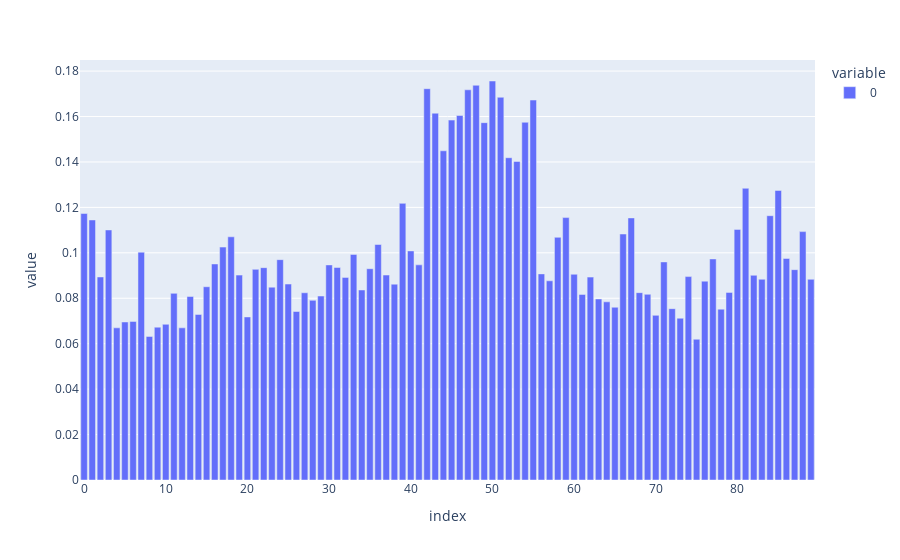
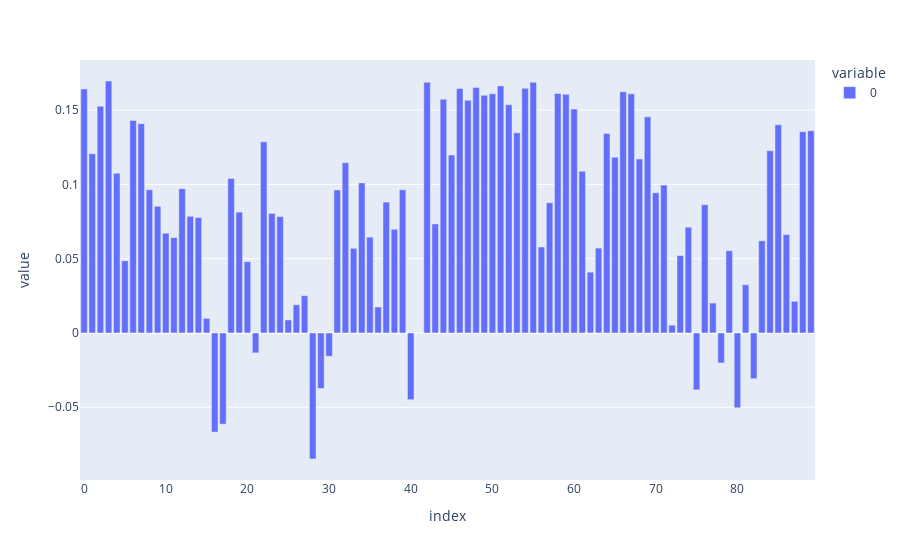
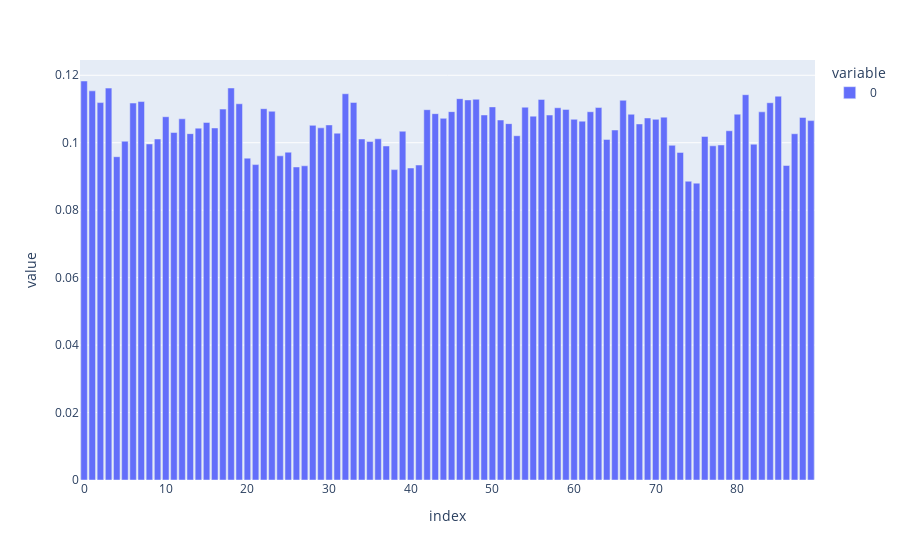
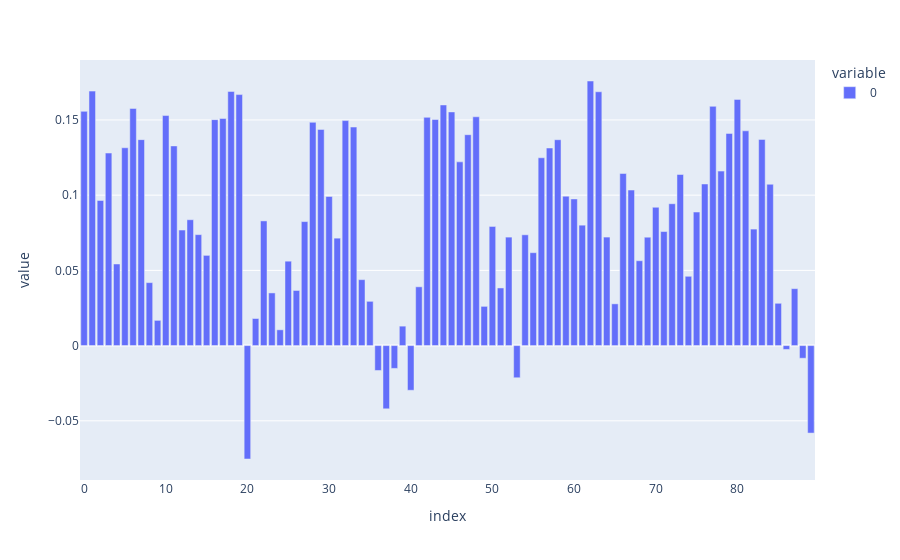

The notebook cell these images were saved under, in order:
### Code cell
for model in range(7):
    print(f"Model {model}: Pi = {Pis[model]} , kappa = {kappas[model]}")
    fig = px.bar(mus[:,model])
    fig.show()

### Figure 1 — Plotly figure (JSON) as saved in the notebook; plotly's stock layout.template omitted (floating-point values rounded to 4 significant figures)
{"data": [{"alignmentgroup": "True", "hovertemplate": "variable=0<br>index=%{x}<br>value=%{y}<extra></extra>", "legendgroup": "0", "marker": {"color": "#636efa", "pattern": {"shape": ""}}, "name": "0", "offsetgroup": "0", "orientation": "v", "showlegend": true, "textposition": "auto", "type": "bar", "x": [0, 1, 2, 3, 4, 5, 6, 7, 8, 9, 10, 11, 12, 13, 14, 15, 16, 17, 18, 19, 20, 21, 22, 23, 24, 25, 26, 27, 28, 29, 30, 31, 32, 33, 34, 35, 36, 37, 38, 39, 40, 41, 42, 43, 44, 45, 46, 47, 48, 49, 50, 51, 52, 53, 54, 55, 56, 57, 58, 59, 60, 61, 62, 63, 64, 65, 66, 67, 68, 69, 70, 71, 72, 73, 74, 75, 76, 77, 78, 79, 80, 81, 82, 83, 84, 85, 86, 87, 88, 89], "xaxis": "x", "y": [0.1173, 0.1145, 0.08937, 0.1101, 0.06698, 0.06955, 0.06981, 0.1003, 0.0632, 0.06728, 0.06854, 0.08215, 0.06698, 0.08076, 0.07287, 0.08507, 0.0951, 0.1025, 0.1071, 0.09018, 0.07178, 0.09273, 0.09347, 0.08488, 0.09699, 0.08626, 0.07416, 0.08241, 0.07909, 0.08098, 0.09467, 0.09355, 0.08919, 0.0993, 0.08364, 0.09301, 0.1037, 0.09022, 0.0862, 0.1218, 0.1008, 0.0947, 0.1722, 0.1615, 0.1449, 0.1584, 0.1604, 0.1718, 0.1738, 0.1573, 0.1756, 0.1685, 0.1419, 0.1402, 0.1575, 0.1672, 0.09073, 0.08769, 0.1068, 0.1155, 0.09056, 0.08169, 0.08931, 0.0797, 0.07843, 0.07604, 0.1083, 0.1154, 0.08247, 0.08173, 0.07247, 0.09599, 0.07542, 0.07121, 0.08954, 0.06196, 0.08752, 0.0973, 0.0752, 0.08258, 0.1103, 0.1284, 0.09011, 0.08835, 0.1163, 0.1275, 0.09752, 0.09259, 0.1093, 0.08834], "yaxis": "y"}], "layout": {"barmode": "relative", "legend": {"title": {"text": "variable"}, "tracegroupgap": 0}, "margin": {"t": 60}, "xaxis": {"anchor": "y", "domain": [0, 1], "title": {"text": "index"}}, "yaxis": {"anchor": "x", "domain": [0, 1], "title": {"text": "value"}}}}

### Figure 2 — Plotly figure (JSON) as saved in the notebook; plotly's stock layout.template omitted (floating-point values rounded to 4 significant figures)
{"data": [{"alignmentgroup": "True", "hovertemplate": "variable=0<br>index=%{x}<br>value=%{y}<extra></extra>", "legendgroup": "0", "marker": {"color": "#636efa", "pattern": {"shape": ""}}, "name": "0", "offsetgroup": "0", "orientation": "v", "showlegend": true, "textposition": "auto", "type": "bar", "x": [0, 1, 2, 3, 4, 5, 6, 7, 8, 9, 10, 11, 12, 13, 14, 15, 16, 17, 18, 19, 20, 21, 22, 23, 24, 25, 26, 27, 28, 29, 30, 31, 32, 33, 34, 35, 36, 37, 38, 39, 40, 41, 42, 43, 44, 45, 46, 47, 48, 49, 50, 51, 52, 53, 54, 55, 56, 57, 58, 59, 60, 61, 62, 63, 64, 65, 66, 67, 68, 69, 70, 71, 72, 73, 74, 75, 76, 77, 78, 79, 80, 81, 82, 83, 84, 85, 86, 87, 88, 89], "xaxis": "x", "y": [0.1642, 0.1207, 0.1526, 0.1696, 0.1075, 0.04854, 0.143, 0.1409, 0.09636, 0.08524, 0.06711, 0.06413, 0.09712, 0.0785, 0.07765, 0.009819, -0.0667, -0.06134, 0.104, 0.08133, 0.04799, -0.0134, 0.1287, 0.0804, 0.07827, 0.00875, 0.01898, 0.02507, -0.08483, -0.03736, -0.01571, 0.09622, 0.1146, 0.05695, 0.101, 0.06451, 0.01748, 0.08806, 0.06978, 0.09632, -0.0449, -8.104e-05, 0.1687, 0.07339, 0.1574, 0.1198, 0.1645, 0.1566, 0.1653, 0.16, 0.161, 0.1663, 0.1536, 0.1347, 0.1646, 0.1688, 0.05785, 0.08757, 0.1612, 0.1606, 0.1507, 0.1088, 0.04091, 0.05713, 0.1342, 0.1183, 0.1623, 0.1609, 0.1171, 0.1455, 0.09437, 0.09954, 0.005229, 0.05213, 0.0712, -0.03827, 0.08632, 0.02012, -0.02023, 0.05533, -0.05034, 0.03243, -0.03077, 0.06202, 0.1226, 0.1401, 0.06622, 0.0213, 0.1354, 0.1361], "yaxis": "y"}], "layout": {"barmode": "relative", "legend": {"title": {"text": "variable"}, "tracegroupgap": 0}, "margin": {"t": 60}, "xaxis": {"anchor": "y", "domain": [0, 1], "title": {"text": "index"}}, "yaxis": {"anchor": "x", "domain": [0, 1], "title": {"text": "value"}}}}

### Figure 3 — Plotly figure (JSON) as saved in the notebook; plotly's stock layout.template omitted (floating-point values rounded to 4 significant figures)
{"data": [{"alignmentgroup": "True", "hovertemplate": "variable=0<br>index=%{x}<br>value=%{y}<extra></extra>", "legendgroup": "0", "marker": {"color": "#636efa", "pattern": {"shape": ""}}, "name": "0", "offsetgroup": "0", "orientation": "v", "showlegend": true, "textposition": "auto", "type": "bar", "x": [0, 1, 2, 3, 4, 5, 6, 7, 8, 9, 10, 11, 12, 13, 14, 15, 16, 17, 18, 19, 20, 21, 22, 23, 24, 25, 26, 27, 28, 29, 30, 31, 32, 33, 34, 35, 36, 37, 38, 39, 40, 41, 42, 43, 44, 45, 46, 47, 48, 49, 50, 51, 52, 53, 54, 55, 56, 57, 58, 59, 60, 61, 62, 63, 64, 65, 66, 67, 68, 69, 70, 71, 72, 73, 74, 75, 76, 77, 78, 79, 80, 81, 82, 83, 84, 85, 86, 87, 88, 89], "xaxis": "x", "y": [0.1183, 0.1154, 0.1119, 0.1162, 0.09586, 0.1004, 0.1118, 0.1122, 0.09964, 0.1011, 0.1077, 0.103, 0.1071, 0.1027, 0.1043, 0.106, 0.1044, 0.11, 0.1162, 0.1115, 0.09543, 0.09352, 0.1101, 0.1093, 0.09611, 0.0972, 0.09281, 0.09316, 0.1052, 0.1044, 0.1053, 0.1028, 0.1145, 0.112, 0.1011, 0.1004, 0.1012, 0.09904, 0.09203, 0.1034, 0.09251, 0.0934, 0.1098, 0.1086, 0.1072, 0.1092, 0.1131, 0.1127, 0.1129, 0.1082, 0.1106, 0.1067, 0.1057, 0.1021, 0.1105, 0.1079, 0.1128, 0.1082, 0.1104, 0.1099, 0.1069, 0.1064, 0.1092, 0.1104, 0.101, 0.1038, 0.1126, 0.1084, 0.1056, 0.1073, 0.1069, 0.1076, 0.09924, 0.09714, 0.08859, 0.08802, 0.1019, 0.09909, 0.09934, 0.1036, 0.1085, 0.1142, 0.09957, 0.1092, 0.1119, 0.1138, 0.09325, 0.1027, 0.1075, 0.1066], "yaxis": "y"}], "layout": {"barmode": "relative", "legend": {"title": {"text": "variable"}, "tracegroupgap": 0}, "margin": {"t": 60}, "xaxis": {"anchor": "y", "domain": [0, 1], "title": {"text": "index"}}, "yaxis": {"anchor": "x", "domain": [0, 1], "title": {"text": "value"}}}}

### Figure 4 — Plotly figure (JSON) as saved in the notebook; plotly's stock layout.template omitted (floating-point values rounded to 4 significant figures)
{"data": [{"alignmentgroup": "True", "hovertemplate": "variable=0<br>index=%{x}<br>value=%{y}<extra></extra>", "legendgroup": "0", "marker": {"color": "#636efa", "pattern": {"shape": ""}}, "name": "0", "offsetgroup": "0", "orientation": "v", "showlegend": true, "textposition": "auto", "type": "bar", "x": [0, 1, 2, 3, 4, 5, 6, 7, 8, 9, 10, 11, 12, 13, 14, 15, 16, 17, 18, 19, 20, 21, 22, 23, 24, 25, 26, 27, 28, 29, 30, 31, 32, 33, 34, 35, 36, 37, 38, 39, 40, 41, 42, 43, 44, 45, 46, 47, 48, 49, 50, 51, 52, 53, 54, 55, 56, 57, 58, 59, 60, 61, 62, 63, 64, 65, 66, 67, 68, 69, 70, 71, 72, 73, 74, 75, 76, 77, 78, 79, 80, 81, 82, 83, 84, 85, 86, 87, 88, 89], "xaxis": "x", "y": [0.1557, 0.1692, 0.09646, 0.128, 0.05424, 0.1315, 0.1577, 0.1369, 0.04185, 0.01676, 0.1529, 0.1327, 0.07682, 0.08367, 0.07376, 0.05998, 0.1502, 0.151, 0.169, 0.1669, -0.0754, 0.01801, 0.08289, 0.03501, 0.01049, 0.05612, 0.03665, 0.08243, 0.1484, 0.1437, 0.09913, 0.07142, 0.1496, 0.1453, 0.04384, 0.02942, -0.01655, -0.04203, -0.01517, 0.01292, -0.02971, 0.03908, 0.1517, 0.1503, 0.16, 0.1553, 0.1221, 0.1402, 0.1521, 0.02608, 0.0792, 0.03831, 0.07212, -0.02139, 0.07365, 0.06177, 0.1249, 0.1314, 0.1369, 0.09934, 0.09748, 0.08005, 0.1759, 0.1687, 0.07214, 0.02775, 0.1144, 0.1034, 0.05642, 0.07205, 0.09195, 0.07582, 0.09432, 0.1137, 0.04607, 0.08877, 0.1074, 0.1591, 0.116, 0.1411, 0.1637, 0.1428, 0.07745, 0.1371, 0.1073, 0.02812, -0.00256, 0.03785, -0.008415, -0.05816], "yaxis": "y"}], "layout": {"barmode": "relative", "legend": {"title": {"text": "variable"}, "tracegroupgap": 0}, "margin": {"t": 60}, "xaxis": {"anchor": "y", "domain": [0, 1], "title": {"text": "index"}}, "yaxis": {"anchor": "x", "domain": [0, 1], "title": {"text": "value"}}}}
